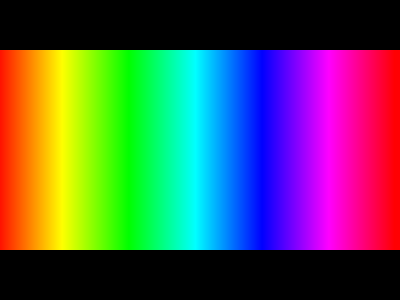
Frame 1 (no input)
Frame 60 (the mouse pressed at the canvas centre just before this capture): identical to frame 1, image omitted
Frame 120 (the mouse held since frame 60 and released just before this capture): identical to frame 1, image omitted

The Processing sketch that drew this single still picture (run headless with seeded random() and noise(); from frame 60 on, the mouse is pressed at the canvas centre):

// Processing sketch: Gradient_Simple_02
// ── Gradient_Simple_02.pde
/*
DRAWS A COLOUR GRADIENT IN HSB COLOUR MODE
 */

/////////////////////////// GLOBALS ////////////////////////////


/////////////////////////// SETUP ////////////////////////////

void setup() {
  size(400, 300);
  colorMode(HSB, 360, 100, 100);
  smooth();
  noStroke();
  rectMode(CENTER);
}

/////////////////////////// DRAW ////////////////////////////
void draw() {
  background(0);

  for (int x=0; x<width; x+=1 ) {
    // MAP WIDTH TO HUE VALUES 0 TO 360
    float inter = map(x, 0, width, 0, 360);
    fill(inter, 100, 100);
    rect(x, 150, 10, 200);
  }
}
